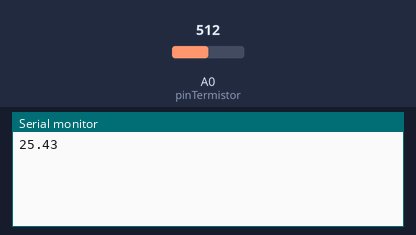
This sketch was run on a simulated Arduino Uno, built with avr-gcc and run on an emulated ATmega328P. Parts: the last lines printed to the serial monitor. The inputs (shaded band) are chosen by the test bench; at power-on: A0 (pinTermistor) = 512.

Above: at 1.2 s.
1.3 s: A0 (pinTermistor) set to 716
At 2.3 s:
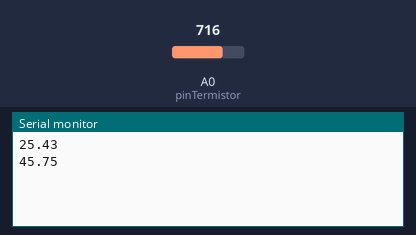
2.8 s: A0 (pinTermistor) set to 900
At 4.7 s:
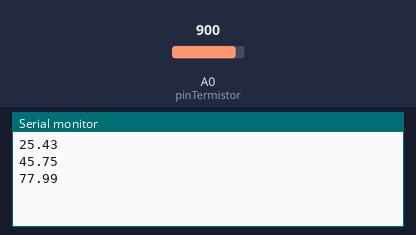
Timing chart, 0 to 6.2 s (numbered marks = the images above; inputs shaded):
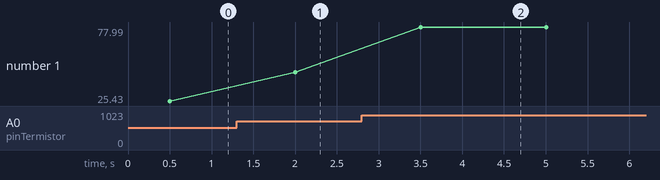

The sketch:

ntc-com-equacionamento.ino
```cpp
// Fonte: https://www.makerhero.com/blog/termistor-ntc-arduino/
/*
 * Leitura de temperatura usando um termistor
 */

// Conexão do termistor
const int pinTermistor = A0;

// Parâmetros do termistor
const double beta = 3950.0;
const double r0 = 10000.0;
const double t0 = 273.0 + 25.0;
const double rx = r0 * exp(-beta/t0);

// Parâmetros do circuito
const double vcc = 4.92;
const double R = 9810.0;

// Numero de amostras na leitura
const int nAmostras = 5;

// Iniciação
void setup() {
  Serial.begin(9600);
}

// Laço perpétuo
void loop() {
  // Le o sensor algumas vezes
  int soma = 0;
  for (int i = 0; i < nAmostras; i++) {
    soma += analogRead(pinTermistor);
    delay (100);
  }

  // Determina a resistência do termistor
  double v = (vcc*soma)/(nAmostras*1024.0);
  double rt = (vcc*R)/v - R;

  // Calcula a temperatura
  double t = beta / log(rt/rx);
  Serial.println (t-273.0);

  // Dá um tempo entre leituras
  delay (1000);
}
```

Measured:
- after the input at 1.3 s, the serial monitor: prints a new line after 0.70 s (image 1)
- after the input at 2.8 s, the serial monitor: prints a new line after 0.70 s (image 2)
- plotted number 1: 25.43 → 45.75 after the input at 1.3 s, 45.75 → 77.99 after the input at 2.8 s
